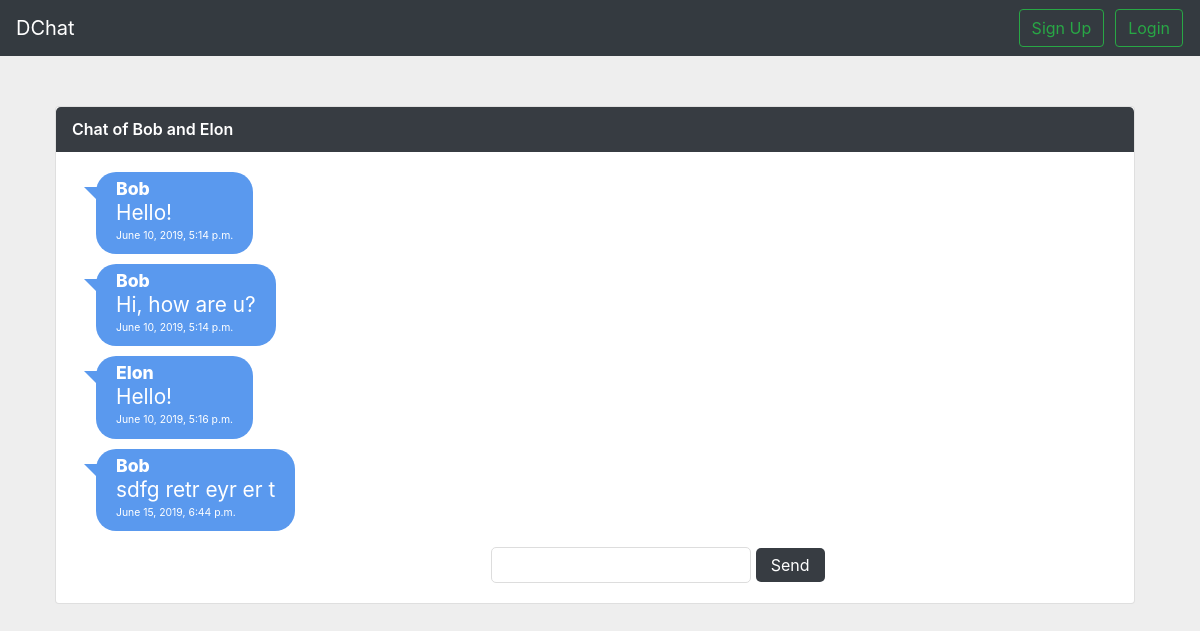
The page /chat/9GMq8PUiZb on the database its author committed.
### chat_app/models.py (models this page shows, shortened)
class ChatRoom(models.Model):
    chat_id = models.CharField(max_length=500)
    user1 = models.ForeignKey(User, on_delete=models.DO_NOTHING, related_name='sender')
    user2 = models.ForeignKey(User, on_delete=models.DO_NOTHING, related_name='receiver')
    def __str__(self):
        return f'{self.chat_id}'

class Message(models.Model):
    text = models.CharField(max_length=500)
    user_sender = models.ForeignKey(User, on_delete=models.DO_NOTHING, related_name='sender_message', default=None)
    date_posted = models.DateTimeField(auto_now_add=True)
    chatroom = models.ForeignKey(ChatRoom, on_delete=models.DO_NOTHING, default=None)

### chat_app/views.py (the view, shortened to what this page needs)
# urls.py: url(r'^chat/(?P<pk>\w+)$', ChatView.as_view())
class ChatView(View):
    def get(self, request, pk):
        user_sender = self.request.user
        if len(str(pk)) == 10:
            chatroom = list(ChatRoom.objects.filter(chat_id=pk))
            messages = list(Message.objects.filter(chatroom=chatroom[0].id))
            return render(request, 'chat.html', {'chatroom': chatroom[0],
                                                 'messages': messages,
                                                 'user_sender': user_sender})

### chat_app/templates/chat.html (shortened to what this page needs)
{% extends 'base.html' %}
{% load staticfiles %}
{% load static %}
{% block body %}
<div class="container content">
  <div class="row">
      <div class="col-xl-12 col-lg-12 col-md-12 col-sm-12 col-12">
        <div class="card">
          <div class="card-header">Chat of {{ chatroom.user1 }} and {{ chatroom.user2 }}</div>
            <div class="card-body height3">
              <ul class="chat-list">
                {% for msg in messages %}
                  {% if msg.user_sender == user_sender %}
                    <li class="out">
                        <div class="chat-body">
                            <div class="chat-message">
                                <h5>{{ msg.user_sender }}</h5>
                                <p>{{ msg.text }}</p>
                                <small class="date-posted">{{ msg.date_posted }}</small>
                            </div>
                        </div>
                    </li>
                  {% else %}
                    <li class="in">
                        <div class="chat-body">
                            <div class="chat-message">
                                <h5>{{ msg.user_sender }}</h5>
                                <p>{{ msg.text }}</p>
                                <small class="date-posted">{{ msg.date_posted }}</small>
                            </div>
                        </div>
                    </li>
                  {% endif %}
                {% endfor %}
              </ul>
          <form method="post">
            <input class="new-msg" name="text" type="text">
            <input class="send-msg" type="submit" value="Send" >
          </form>
        </div>
      </div>
    </div>
  </div>
</div>
{% endblock %}

### chat_app/templates/base.html (shortened to what this page needs)
<!DOCTYPE html>
<html lang="en">
<head>
<link rel="stylesheet" href="https://maxcdn.bootstrapcdn.com/bootstrap/4.0.0/css/bootstrap.min.css">
</head>
<body>
    <nav class="navbar navbar-expand-lg navbar-dark bg-dark">
      <div class="collapse navbar-collapse" id="navbarTogglerDemo01">
        <a class="navbar-brand" href="/">DChat</a>
          {% if user.is_authenticated %}
            <p class="user-name">Hello, {{ user.username }}</p>
            <a href="/logout/"><button class="btn btn-outline-success my-2 my-sm-0" type="submit">Logout</button></a>
          {% else %}
            <a href="/sign_up/"><button class="btn btn-outline-success my-2 my-sm-0" type="submit">Sign Up</button></a>
            <a href="/login/"><button class="btn btn-outline-success my-2 my-sm-0" type="submit">Login</button></a>
          {% endif %}
      </div>
    </nav>
    {% block body %}{% endblock %}
</body>
</html>

### chat_app/templates/base.html (style rules this page uses)
body { background:#eee; }
.btn-outline-success { margin: 10px 1px 10px 10px; }
.chat-list { padding: 0; font-size: .8rem; }
.card { margin: 10px 20px 10px 10px; }
.chat-list li { margin-bottom: 10px; overflow: auto; color: #ffffff; }
.chat-list .chat-message { -webkit-border-radius: 20px; -moz-border-radius: 20px; border-radius: 20px; background: #5a99ee; display: inline-block; padding: 10px 20px; position: relative; }
.chat-list .chat-message:before { content: ""; position: absolute; top: 15px; width: 0; height: 0; }
.chat-list .chat-message h5 { margin: 0 0 5px 0; font-weight: 800; line-height: 80%; font-size: 1.1rem; }
.chat-list .chat-message p { line-height: 24px; margin: 0; padding: 0; font-size: 1.3rem; }
p { line-height: 24px; margin: 0; padding: 0; font-size: 1.3rem; }
.chat-list .chat-body { margin-left: 20px; float: left; width: 70%; }
.chat-list .in .chat-message:before { left: -12px; border-bottom: 20px solid transparent; border-right: 20px solid #5a99ee; }
.card .card-header:first-child { -webkit-border-radius: 0.3rem 0.3rem 0 0; -moz-border-radius: 0.3rem 0.3rem 0 0; border-radius: 0.3rem 0.3rem 0 0; }
.card .card-header { background: #373c42; border: 0; font-size: 1rem; padding: .65rem 1rem; position: relative; font-weight: 600; color: #ffffff; }
.content { margin-top:40px; }
.date-posted { font-size: 0.65rem; }
input[type=text] { padding:5px; border:1px solid #ddd; -webkit-border-radius: 5px; border-radius: 5px; }
.new-msg { margin-left: 40%; }
.send-msg { padding:5px 15px; background: #373c42; border:0 none; cursor:pointer; -webkit-border-radius: 5px; border-radius: 5px; color: #ffffff }

### rows shown on the page
ChatRoom: user1 "Bob", user2 "Elon"
Message: user_sender "Bob", text "Hello!", date_posted "June 10, 2019, 5:14 p.m."
Message: user_sender "Bob", text "Hi, how are u?", date_posted "June 10, 2019, 5:14 p.m."
Message: user_sender "Elon", text "Hello!", date_posted "June 10, 2019, 5:16 p.m."
Message: user_sender "Bob", text "sdfg retr eyr er t", date_posted "June 15, 2019, 6:44 p.m."
